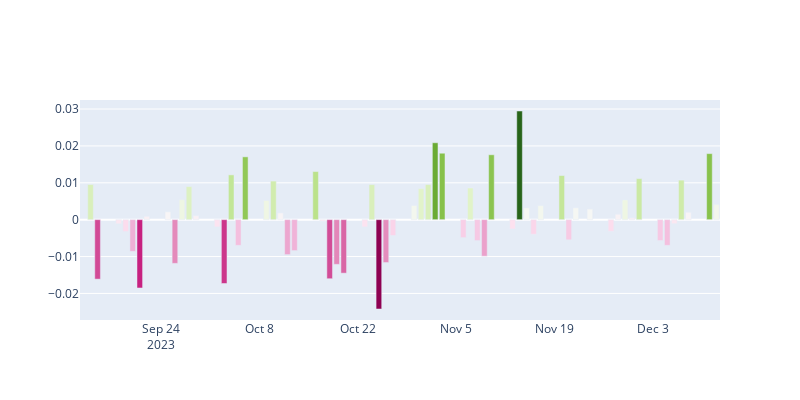

Notebook code for this chart:
### Markdown cell above
# General Graphs
## All market timeserie

### Code cell
# Data Extraction
df= pd.read_csv("./Dataset/data_20231214_historic.csv")

df['Date'] = pd.to_datetime(df['Date'])

# Sort values by 'Ticker' and 'Date' in case it's not sorted already
df = df.sort_values(by=['Ticker', 'Date'])

df['Date'] = pd.to_datetime(df['Date'])
df['Close_Pct_Change'] = df.groupby('Ticker')['Close'].pct_change()

# Calculate the mean percentage change for each day
mean_pct_change = df.groupby('Date')['Close_Pct_Change'].mean().reset_index()

# Create a new DataFrame with only 'Date' and 'mean of % difference'
result_df = mean_pct_change[['Date', 'Close_Pct_Change']].rename(columns={'Close_Pct_Change': 'Mean_%_Difference'})

result_df['Date'] = pd.to_datetime(result_df['Date'])

result_df["Color"] = np.where(result_df["Mean_%_Difference"]<0, 'red', 'green')

# Plot
fig = go.Figure()
fig.add_trace(
    go.Bar(name='Mean Percentual Difference',
           x=result_df['Date'],
           y=result_df['Mean_%_Difference'],
           marker_color=result_df['Mean_%_Difference']))
fig.update_layout(barmode='stack',width=800, height=400)
fig.show()
